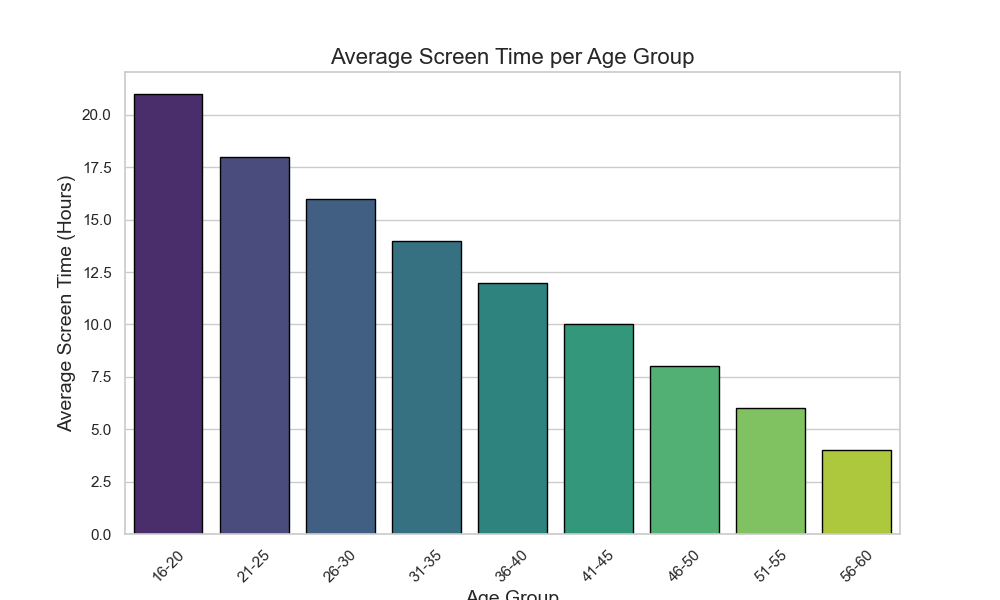

Recreate this plot in Python.

import seaborn as sns
import matplotlib.pyplot as plt
import pandas as pd

# Given chart data
data = [
    {'Age Group': '16-20', 'Screen Time (Hours)': 21},
    {'Age Group': '21-25', 'Screen Time (Hours)': 18},
    {'Age Group': '26-30', 'Screen Time (Hours)': 16},
    {'Age Group': '31-35', 'Screen Time (Hours)': 14},
    {'Age Group': '36-40', 'Screen Time (Hours)': 12},
    {'Age Group': '41-45', 'Screen Time (Hours)': 10},
    {'Age Group': '46-50', 'Screen Time (Hours)': 8},
    {'Age Group': '51-55', 'Screen Time (Hours)': 6},
    {'Age Group': '56-60', 'Screen Time (Hours)': 4}
]

# Convert the list of dictionaries into a pandas DataFrame
df = pd.DataFrame(data)

# Plotting the bar chart using seaborn
plt.figure(figsize=(10, 6))  # Set the figure size
sns.set_style('whitegrid')   # Set the style of the plot

# Create the barplot
barplot = sns.barplot(
    x='Age Group',
    y='Screen Time (Hours)',
    data=df,
    palette='viridis',  # Set the color palette
    edgecolor='black',  # Set the color of the bar edges
)

# Set the title and labels of the plot
plt.title('Average Screen Time per Age Group', fontsize=16)
plt.xlabel('Age Group', fontsize=14)
plt.ylabel('Average Screen Time (Hours)', fontsize=14)

# Rotate x-axis labels for better readability
plt.xticks(rotation=45)

# Show the plot
plt.show()
